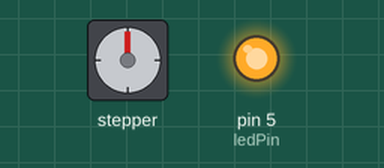
Simulated run of this sketch. Board: Arduino Uno, built with avr-gcc and run on an emulated ATmega328P. Shown: stepper motor, output pins drawn as LEDs (lit = HIGH). Wiring (inferred from the names in the program): stepper motor driver (400 steps per turn assumed): step pin 4; direction pin 2. Pins used as bus, display or sensor lines are not drawn.

Above: at 0.1 s.
At 6.15 s:
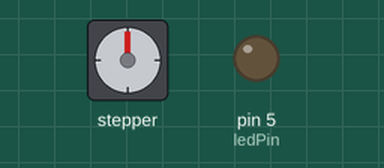
At 23.0 s:
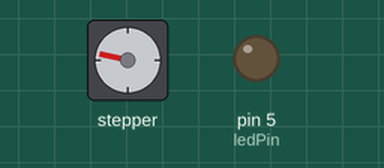
At 39.81 s:
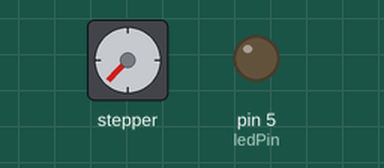
Timing chart, 0 to 40.0 s (numbered marks = the images above):
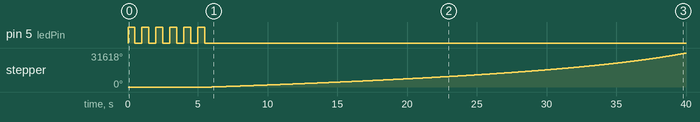

The sketch:

speedtest.ino
```cpp
// Half-Step-Mode
const int ledPin = 5;
long interval = 1000;
long interval2 = 40;
unsigned long previousMillis = 0;
long askel = 1;

int a = 1;

const int dirPin = 2;
const int stepPin = 4;

// Define Functions
void blink_led(int LED, int delaytime);

void setup(){
  // Declare pins as Outputs
  pinMode(stepPin, OUTPUT);
  pinMode(dirPin, OUTPUT);
  pinMode(ledPin, OUTPUT);

  digitalWrite(dirPin, HIGH);

  for (int i = 0; i<6; i++){
    blink_led(ledPin, 500);
  }
}

void loop(){

  unsigned long currentMillis = millis();

  // These four lines result in 1 step:
  digitalWrite(stepPin, HIGH);
  delayMicroseconds(interval);
  digitalWrite(stepPin, LOW);
  delayMicroseconds(interval);

  if(currentMillis - previousMillis > interval2) {
    previousMillis = currentMillis;
    if (interval > 100) {
      if(a == 1){
        interval = interval - askel;
      }
      if(a == 2 && interval < 2000){
        interval = interval + askel;
      }
    } else {
      a = 2;
      interval = 110;
    }
  }
}

void blink_led(int LED, int delaytime){
  // Set output HIGH for specified time
  digitalWrite(LED, HIGH);
  delay(delaytime);

  // Set output LOW for specified time
  digitalWrite(LED, LOW);
  delay(delaytime);
}
```

motor_and_driver_test.cpp
```cpp
#include <Arduino.h>

// Define pin connections & motor's steps per revolution
const int dirPin = 2;
const int stepPin = 4;
const int stepsPerRevolution = 400;
// Define LED pin
int LED_PIN = 1;
// Define Functions
void blink_led(int LED, int delaytime);

void setup()
{
	// Declare pins as Outputs
	pinMode(stepPin, OUTPUT);
	pinMode(dirPin, OUTPUT);
	// Initialize LED pin as an output
	pinMode(LED_PIN, OUTPUT);

	for (int i = 0; i<6; i++){
		blink_led(LED_PIN, 500);
	}
}
void loop()
{
	// Set motor direction clockwise
	digitalWrite(dirPin, HIGH);

	// Spin motor slowly
	for(int x = 0; x < stepsPerRevolution; x++)
	{
		digitalWrite(stepPin, HIGH);
		delayMicroseconds(1000);
		digitalWrite(stepPin, LOW);
		delayMicroseconds(1000);
	}
	delay(1000); // Wait a second

	// Set motor direction counterclockwise
	digitalWrite(dirPin, LOW);

	// Spin motor quickly
	for(int x = 0; x < stepsPerRevolution; x++)
	{
		digitalWrite(stepPin, HIGH);
		delayMicroseconds(500);
		digitalWrite(stepPin, LOW);
		delayMicroseconds(500);
	}
	delay(1000); // Wait a second
}

void blink_led(int LED, int delaytime){
  // Set output HIGH for specified time
  digitalWrite(LED, HIGH);
  delay(delaytime);

  // Set output LOW for specified time
  digitalWrite(LED, LOW);
  delay(delaytime);
}
```

Measured:
- by itself, stepper: keeps turning clockwise at about 929°/s
